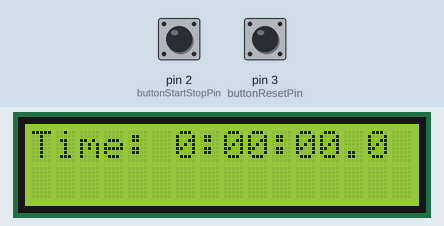
Recording of a sketch running on a simulated Arduino Uno, built with avr-gcc and run on an emulated ATmega328P. On the bench: 16×2 character LCD. The test bench sets the inputs (shaded band); at power-on: pin 2 (buttonStartStopPin) HIGH, pin 3 (buttonResetPin) HIGH.

Above: at 1.2 s.
1.3 s: pin 2 (buttonStartStopPin) pulled LOW for 0.15 s
At 1.93 s:
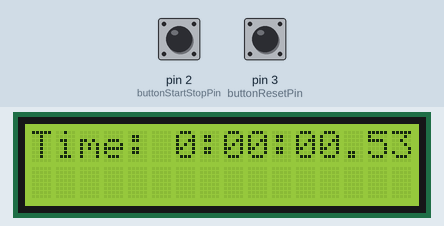
2.0 s: pin 3 (buttonResetPin) pulled LOW for 0.15 s
At 3.2 s:
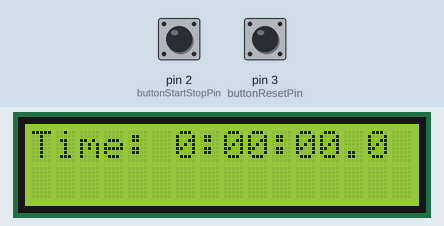
3.6 s: pin 2 (buttonStartStopPin) pulled LOW for 1 s
At 3.68 s:
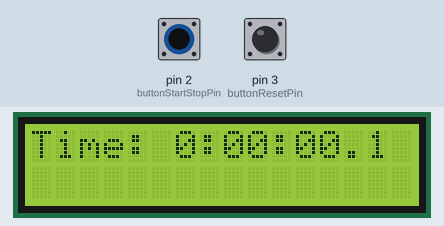
Timing chart, 0 to 6.6 s (numbered marks = the images above; inputs shaded):
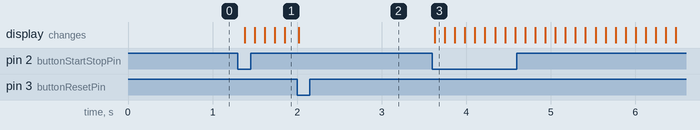

The sketch:

stopwatch5.ino
```cpp
#include <Wire.h>
#include <LiquidCrystal_I2C.h>

// Initialize the LCD with the I2C address
LiquidCrystal_I2C lcd(0x27, 16, 2); // Change 0x27 if necessary

// Define button pins
const int buttonStartStopPin = 2;
const int buttonResetPin = 3;

// Stopwatch variables
volatile bool running = false;
volatile unsigned long elapsedTime = 0;
unsigned long previousMillis = 0;

void setup() {
    lcd.begin();
    lcd.backlight();

    pinMode(buttonStartStopPin, INPUT);
    pinMode(buttonResetPin, INPUT);
    attachInterrupt(digitalPinToInterrupt(buttonStartStopPin), toggleStopwatch, FALLING);
    attachInterrupt(digitalPinToInterrupt(buttonResetPin), resetStopwatch, FALLING);
}

void loop() {
    if (running) {
        unsigned long currentMillis = millis();
        elapsedTime += currentMillis - previousMillis;
        previousMillis = currentMillis;
    }

    // Display the elapsed time in seconds and milliseconds
    displayTime(elapsedTime);

    delay(100); // Update display every 100ms
}

void toggleStopwatch() {
    running = !running;
    if (running) {
        previousMillis = millis(); // Reset the timer
    }
}

void resetStopwatch() {
    running = false;
    elapsedTime = 0; // Reset elapsed time
    displayTime(elapsedTime); // Clear the display
}

void displayTime(unsigned long time) {
    unsigned long seconds = time / 1000; // Convert to seconds
    unsigned long milliseconds = time % 1000; // Get the remaining milliseconds
    unsigned long displaySeconds = seconds % 60; // Get seconds for display
    unsigned long displayMinutes = (seconds / 60) % 60; // Get minutes for display
    unsigned long displayHours = seconds / 3600; // Get hours for display

    // Clear the display
    lcd.clear();

    // Format and print the time
    lcd.setCursor(0, 0);
    lcd.print("Time: ");
    lcd.print(displayHours);
    lcd.print(":");
    if (displayMinutes < 10) lcd.print("0");
    lcd.print(displayMinutes);
    lcd.print(":");
    if (displaySeconds < 10) lcd.print("0");
    lcd.print(displaySeconds);
    lcd.print(".");
    lcd.print(milliseconds / 10); // Print tenths of seconds
}
```

Measured:
- after the input at 1.3 s, the display: first changes after 0.08 s (image 1 shows a later state)
- after the input at 3.6 s, the display: changes at once (image 3)
